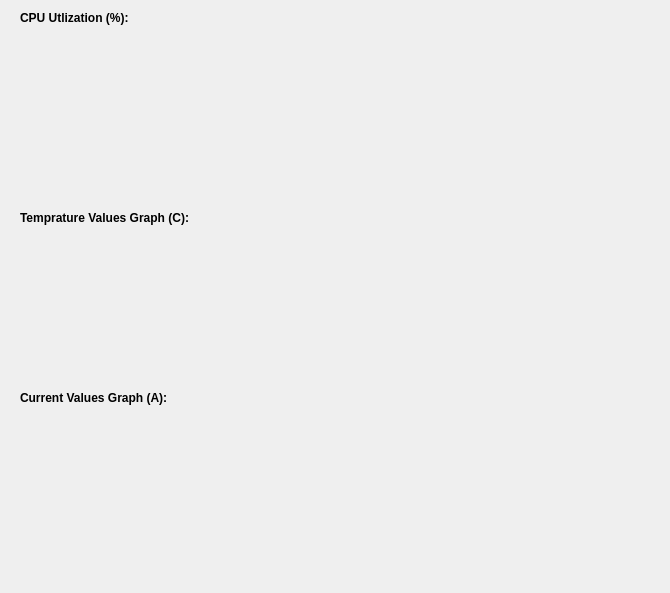
       <widget class="QWidget" name="SideWatch">
        <property name="styleSheet">
         <string notr="true">#SideWatch {
    border: none;
background-image: url(:/Icon/ytulogo.png) stretch;
    background-repeat: no-repeat;
    background-position: center;
    background-size: cover;
}</string>
        </property>
        <attribute name="icon">
         <iconset resource="cncRes.qrc">
          <normaloff>:/Icon/Watch.png</normaloff>:/Icon/Watch.png</iconset>
        </attribute>
        <attribute name="title">
         <string/>
        </attribute>
        <widget class="QWidget" name="CPUgraph" native="true">
         <property name="geometry">
          <rect>
           <x>20</x>
           <y>40</y>
           <width>641</width>
           <height>154</height>
          </rect>
         </property>
         <property name="sizePolicy">
          <sizepolicy hsizetype="Expanding" vsizetype="Expanding">
           <horstretch>0</horstretch>
           <verstretch>0</verstretch>
          </sizepolicy>
         </property>
        </widget>
        <widget class="QWidget" name="TEMPgraph" native="true">
         <property name="geometry">
          <rect>
           <x>20</x>
           <y>231</y>
           <width>641</width>
           <height>154</height>
          </rect>
         </property>
         <property name="sizePolicy">
          <sizepolicy hsizetype="Fixed" vsizetype="Fixed">
           <horstretch>0</horstretch>
           <verstretch>0</verstretch>
          </sizepolicy>
         </property>
        </widget>
        <widget class="QWidget" name="AMPgraph" native="true">
         <property name="geometry">
          <rect>
           <x>20</x>
           <y>430</y>
           <width>641</width>
           <height>154</height>
          </rect>
         </property>
         <property name="sizePolicy">
          <sizepolicy hsizetype="Maximum" vsizetype="Maximum">
           <horstretch>0</horstretch>
           <verstretch>0</verstretch>
          </sizepolicy>
         </property>
        </widget>
        <widget class="QLabel" name="label_36">
         <property name="geometry">
          <rect>
           <x>20</x>
           <y>390</y>
           <width>151</width>
           <height>16</height>
          </rect>
         </property>
         <property name="font">
          <font>
           <bold>true</bold>
          </font>
         </property>
         <property name="text">
          <string>Current Values Graph (A):</string>
         </property>
        </widget>
        <widget class="QLabel" name="label_87">
         <property name="geometry">
          <rect>
           <x>20</x>
           <y>210</y>
           <width>181</width>
           <height>16</height>
          </rect>
         </property>
         <property name="font">
          <font>
           <bold>true</bold>
          </font>
         </property>
         <property name="text">
          <string>Temprature Values Graph (C):</string>
         </property>
        </widget>
        <widget class="QLabel" name="label_88">
         <property name="geometry">
          <rect>
           <x>20</x>
           <y>10</y>
           <width>111</width>
           <height>16</height>
          </rect>
         </property>
         <property name="font">
          <font>
           <bold>true</bold>
          </font>
         </property>
         <property name="text">
          <string>CPU Utlization (%):</string>
         </property>
        </widget>
       </widget>
